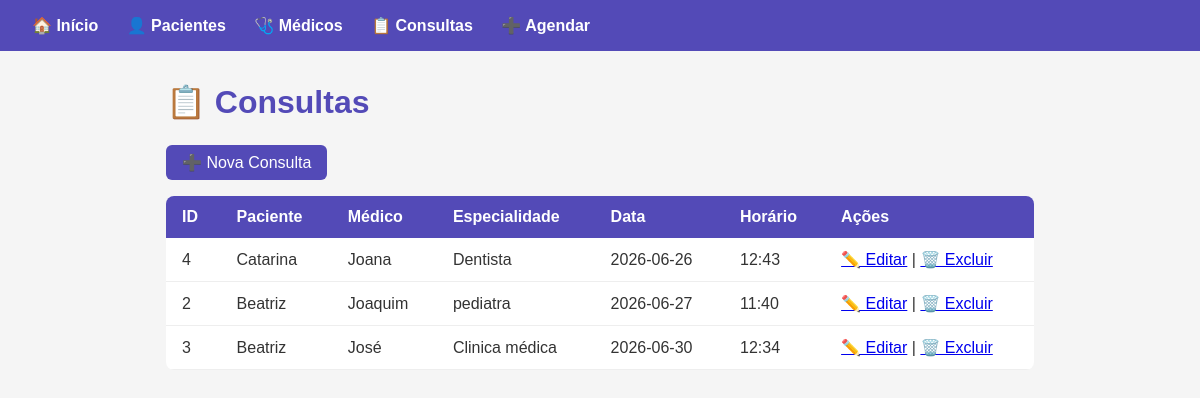
The page /consultas on the database its author committed.
### tables this page shows
CREATE TABLE consultas (
            id          INTEGER PRIMARY KEY AUTOINCREMENT,
            paciente_id INTEGER NOT NULL,
            medico_id   INTEGER NOT NULL,
            data        TEXT    NOT NULL,
            horario     TEXT    NOT NULL,
            cancelada   INTEGER DEFAULT 0,
            FOREIGN KEY (paciente_id) REFERENCES pacientes(id),
            FOREIGN KEY (medico_id)   REFERENCES medicos(id)
        );

CREATE TABLE pacientes (
        id INTEGER PRIMARY KEY AUTOINCREMENT,
        nome TEXT NOT NULL,
        idade INTEGER,
        cpf TEXT,
        telefone TEXT
    );

CREATE TABLE medicos (
            id            INTEGER PRIMARY KEY AUTOINCREMENT,
            nome          TEXT NOT NULL,
            especialidade TEXT NOT NULL
        );

### app.py (the view)
@app.route("/consultas")
def consultas():
    consultas = banco.listar_consultas()
    return render_template("consultas.html", consultas=consultas)

### banco.py (called while the page is built)
def conectar():
    con = sqlite3.connect(DB_NAME)
    con.row_factory = sqlite3.Row
    return con

def listar_consultas():
    con = conectar()
    cur = con.cursor()
    cur.execute("""
        SELECT
            c.id,
            c.data,
            c.horario,
            p.nome AS paciente,
            m.nome AS medico,
            m.especialidade
        FROM consultas c
        JOIN pacientes p ON c.paciente_id = p.id
        JOIN medicos m ON c.medico_id = m.id
        WHERE c.cancelada = 0
        ORDER BY c.data, c.horario
    """)
    dados = cur.fetchall()
    con.close()
    return dados

### templates/consultas.html
{% extends "base.html" %}
{% block conteudo %}
  <h1>📋 Consultas</h1>
  <a href="{{ url_for('agendar') }}" class="btn">➕ Nova Consulta</a>
  {% if consultas %}
    <table>
      <thead>
        <tr>
          <th>ID</th>
          <th>Paciente</th>
          <th>Médico</th>
          <th>Especialidade</th>
          <th>Data</th>
          <th>Horário</th>
          <th>Ações</th>
        </tr>
      </thead>
      <tbody>
        {% for c in consultas %}
        <tr>
          <td>{{ c['id'] }}</td>
          <td>{{ c['paciente'] }}</td>
          <td>{{ c['medico'] }}</td>
          <td>{{ c['especialidade'] }}</td>
          <td>{{ c['data'] }}</td>
          <td>{{ c['horario'] }}</td>
          <td>
            <a href="{{ url_for('editar_consulta', id=c['id']) }}">✏️ Editar</a> |
            <a href="{{ url_for('deletar_consulta', id=c['id']) }}">🗑️ Excluir</a>
          </td>
        </tr>
        {% endfor %}
      </tbody>
    </table>
  {% else %}
    <p class="vazio">Nenhuma consulta cadastrada.</p>
  {% endif %}
{% endblock %}

### static/style.css (style rules this page uses)
* { box-sizing: border-box; margin: 0; padding: 0; }
body { font-family: Arial, sans-serif; background: #f5f5f5; color: #333; }
h1 { margin-bottom: 1.5rem; color: #534ab7; }
table { width: 100%; border-collapse: collapse; background: white; border-radius: 8px; overflow: hidden; }
th { background: #534ab7; color: white; padding: 0.75rem 1rem; text-align: left; }
td { padding: 0.75rem 1rem; border-bottom: 1px solid #eee; }
.btn { display: inline-block; padding: 0.5rem 1rem; background: #534ab7; color: white; text-decoration: none; border-radius: 6px; border: none; cursor: pointer; margin-bottom: 1rem; }

### rows shown on the page
consultas: id "4", paciente "Catarina", medico "Joana", especialidade "Dentista", data "2026-06-26", horario "12:43"
consultas: id "2", paciente "Beatriz", medico "Joaquim", especialidade "pediatra", data "2026-06-27", horario "11:40"
consultas: id "3", paciente "Beatriz", medico "José", especialidade "Clinica médica", data "2026-06-30", horario "12:34"
